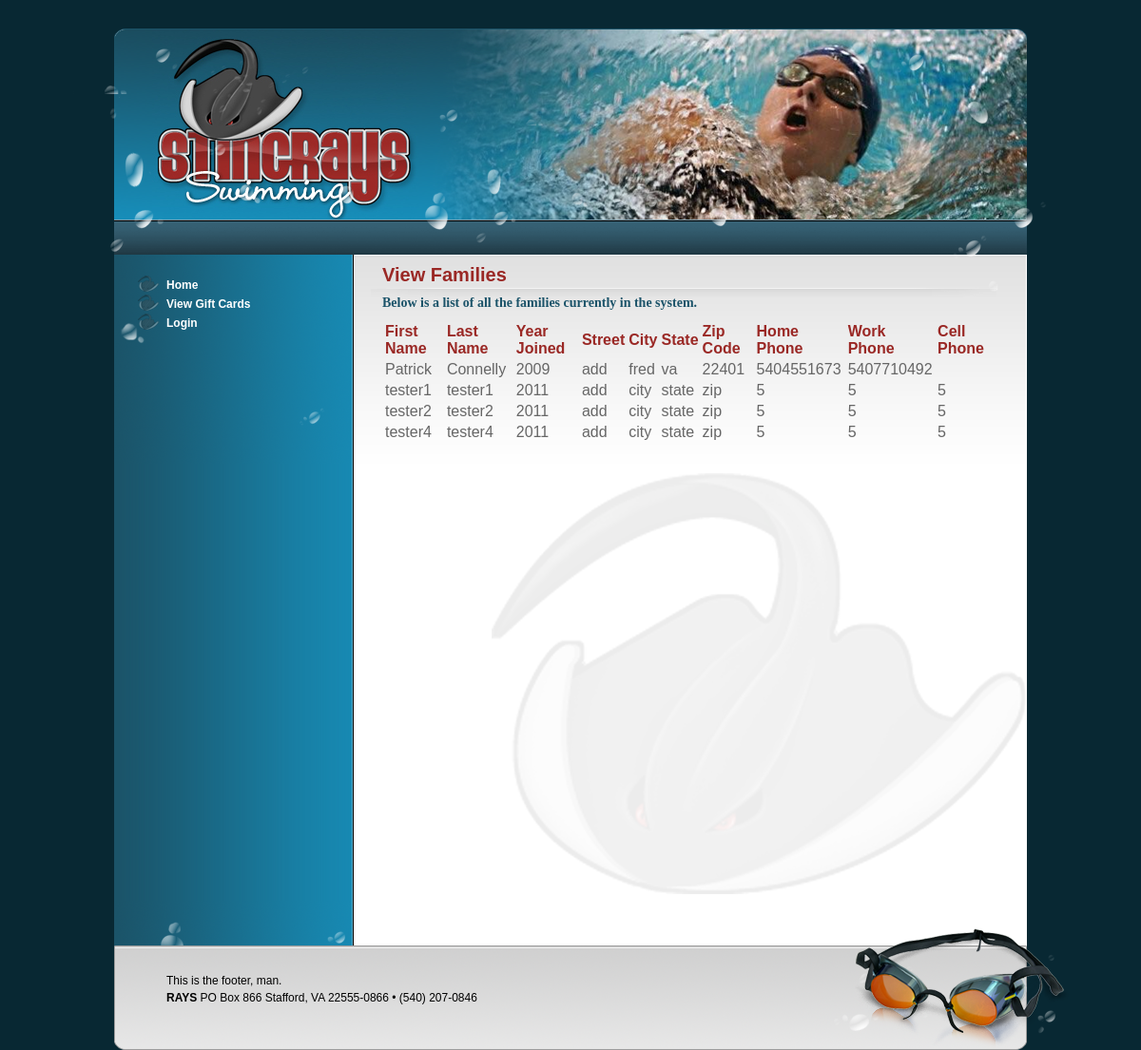
The page /browseFamilies.php on the database its author committed.
### tables this page shows
CREATE TABLE IF NOT EXISTS `families` (
  `familyID` int(10) NOT NULL AUTO_INCREMENT,
  `email` varchar(30) DEFAULT NULL,
  `password` varchar(40) DEFAULT NULL,
  `parentFirstName` varchar(20) DEFAULT NULL,
  `parentLastName` varchar(20) DEFAULT NULL,
  `yearJoined` int(4) DEFAULT NULL,
  `streetAddress` varchar(30) DEFAULT NULL,
  `city` varchar(20) DEFAULT NULL,
  `state` varchar(20) DEFAULT NULL,
  `zip` varchar(20) DEFAULT NULL,
  `homePhone` varchar(20) DEFAULT NULL,
  `workPhone` varchar(20) DEFAULT NULL,
  `cellPhone` varchar(20) DEFAULT NULL,
  `accessLevel` char(1) DEFAULT NULL,
  `overallAFD` decimal(8,2) DEFAULT NULL,
  `currentAFD` decimal(8,2) DEFAULT NULL,
  PRIMARY KEY (`familyID`)
);

### browseFamilies.php (the view, shortened to what this page needs)
<html>
<body>
<?php
include('siteNavigator.php');
?>
<h1>View Families</h1>
<h2>Below is a list of all the families currently in the system.</h2>
<?php
$query = "SELECT * FROM families ORDER BY parentLastName, parentFirstName";
$result = mysqli_query($db, $query);
echo "<table>\n<tr><th><h3 style=\"text-align:left\">First Name</h3></th>
					<th><h3 style=\"text-align:left\">Last Name</h3></th>
					<th><h3 style=\"text-align:left\">Year Joined</h3></th>
					<th><h3 style=\"text-align:left\">Street</h3></th>
					<th><h3 style=\"text-align:left\">City</h3></th>
					<th><h3 style=\"text-align:left\">State</h3></th>
					<th><h3 style=\"text-align:left\">Zip Code</h3></th>
					<th><h3 style=\"text-align:left\">Home Phone</h3></th>
					<th><h3 style=\"text-align:left\">Work Phone</h3></th>
					<th><h3 style=\"text-align:left\">Cell Phone</h3></th>
					</tr>\n\n";
while($row = mysqli_fetch_array($result))
{
	$fname = $row['parentFirstName'];
	$lname = $row['parentLastName'];
	$yearJoined = $row['yearJoined'];
	$streetAddress = $row['streetAddress'];
	$city = $row['city'];
	$state = $row['state'];
	$zip = $row['zip'];
	$homePhone = $row['homePhone'];
	$workPhone = $row['workPhone'];
	$cellPhone = $row['cellPhone'];
	echo "<tr><td>$fname</td>
			<td>$lname</td>
			<td>$yearJoined</td>
			<td>$streetAddress</td>
			<td>$city</td>
			<td>$state</td>
			<td>$zip</td>
			<td>$homePhone</td>
			<td>$workPhone</td>
			<td>$cellPhone</td>
			</tr>\n";
}
echo "</table>\n";
?>
</div>
<?php
include('footer.php');
?>
</body>
</html>

### stylesheet.css (style rules this page uses)
h1 { color: #9a2825; font:bold 20px Georgia Arial, Helvetica, sans-serif; margin: 10px 0px 10px 0px; }
h2 { color: #000000; font:bold 14px Arial, Helvetica, sans-serif; margin: 0px 0px 10px 0px; }
h2 { color: #1b5369; font:bold 14px arial black,avant garde; margin: 0px 0px 10px 0px; }
h3 { color: #9a2825; font-size: 16px; font-weight: bold; margin:0; }
html, body, p, div, input, select { font: normal 12px Arial, Helvetica, sans-serif; color: #666666; line-height: 150%; }
#page { margin:30px 0px 0px 0px; background: #082833 url(graphics/design/page_bg2.jpg) repeat-x left top; }

### rows shown on the page
families: parentFirstName "Patrick", parentLastName "Connelly", yearJoined "2009", streetAddress "add", city "fred", state "va", zip "22401", homePhone "5404551673", workPhone "5407710492"
families: parentFirstName "tester1", parentLastName "tester1", yearJoined "2011", streetAddress "add", city "city", state "state", zip "zip", homePhone "5", workPhone "5", cellPhone "5"
families: parentFirstName "tester2", parentLastName "tester2", yearJoined "2011", streetAddress "add", city "city", state "state", zip "zip", homePhone "5", workPhone "5", cellPhone "5"
families: parentFirstName "tester4", parentLastName "tester4", yearJoined "2011", streetAddress "add", city "city", state "state", zip "zip", homePhone "5", workPhone "5", cellPhone "5"
